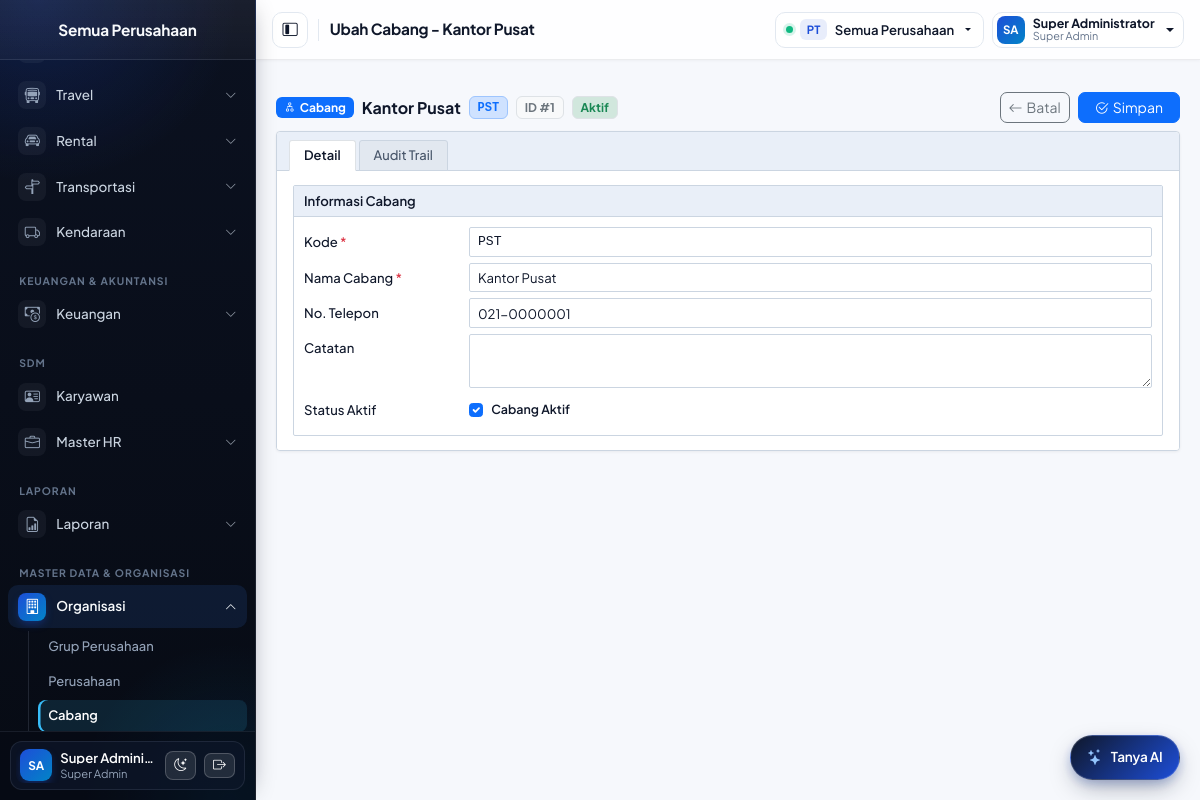
The app's page /pages/branches/form.php?id=1 (signed in), older data.
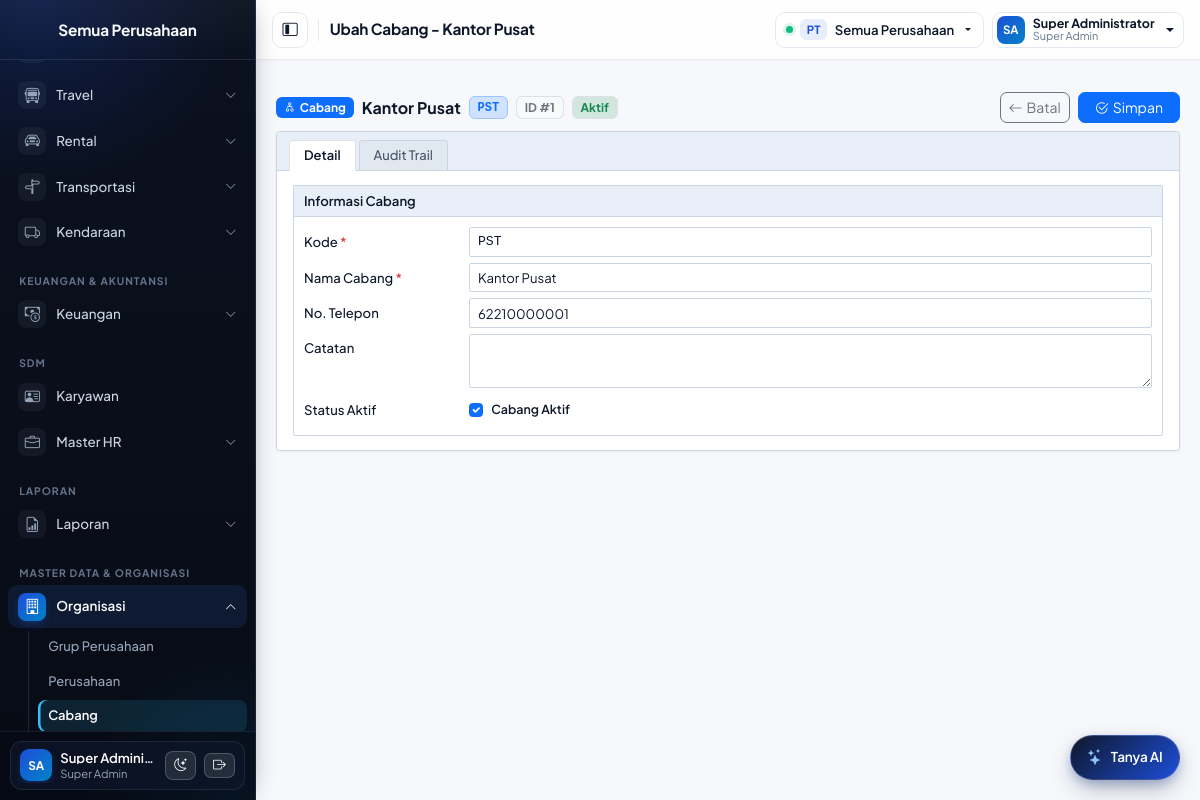
The same page, newer data.
### tables this page shows
CREATE TABLE `branches` (
  `id` INT(11) NOT NULL AUTO_INCREMENT,
  `company_id` INT(11) NOT NULL,
  `code` VARCHAR(15) NOT NULL,
  `name` VARCHAR(255) NOT NULL,
  `note` VARCHAR(2000) DEFAULT NULL,
  `phone_number` VARCHAR(20) DEFAULT NULL,
  `is_active` TINYINT(1) NOT NULL DEFAULT 1,
  `created_user` VARCHAR(255) DEFAULT NULL,
  `created_date` DATETIME NOT NULL DEFAULT CURRENT_TIMESTAMP,
  `modified_user` VARCHAR(255) DEFAULT NULL,
  `modified_date` DATETIME DEFAULT NULL,
  PRIMARY KEY (`id`),
  UNIQUE KEY `uq_branches_company_code` (`company_id`, `code`),
  CONSTRAINT `fk_branches_company` FOREIGN KEY (`company_id`) REFERENCES `companies` (`id`) ON DELETE RESTRICT
);

### includes/functions.php (called while the page is built, shortened)
<?php
function e(?string $s): string
{
    return htmlspecialchars((string) $s, ENT_QUOTES, 'UTF-8');
}

### includes/auth.php (called while the page is built, shortened)
<?php
function active_company_id(): ?int
{
    $id = $_SESSION['company_id'] ?? null;
    return $id === null ? null : (int) $id;
}

### pages/branches/form.php (the view, shortened to what the changed rows need)
<?php
$db = db();
$id = (int) ($_GET['id'] ?? $_POST['id'] ?? 0);
if ($id > 0) {
    $st = $db->prepare('SELECT * FROM branches WHERE id = ?');
    $st->bind_param('i', $id);
    $st->execute();
    $found = $st->get_result()->fetch_assoc();
    $row = $found;
}
require __DIR__ . '/../../includes/header.php';
?>
<main class="p-2 p-md-3">
    <div class="erp-window-card">
        <div class="erp-content-body">
            <form method="post" action="<?= e(APP_URL) ?>/pages/branches/form.php<?= $id > 0 ? '?id=' . $id : '' ?>" id="formBranch">
                <div class="tab-content" id="branchFormTabContent">
                    <div class="tab-pane fade show active" id="tab-branch-detail" role="tabpanel" aria-labelledby="tab-branch-detail-btn">
                        <div class="rnt-panel mb-0">
                            <div class="rnt-panel-body">
                                <div class="rnt-row">
                                    <div class="rnt-field">
                                        <input class="form-control form-control-sm text-uppercase font-monospace" id="code" name="code" maxlength="15" required value="<?= e($row['code']) ?>">
                                    </div>
                                </div>
                                <div class="rnt-row">
                                    <div class="rnt-field">
                                        <input class="form-control form-control-sm" id="name" name="name" maxlength="255" required value="<?= e($row['name']) ?>">
                                    </div>
                                </div>
                                <div class="rnt-row">
                                    <div class="rnt-field">
                                        <input class="form-control form-control-sm" id="phone_number" name="phone_number" maxlength="20" value="<?= e((string) ($row['phone_number'] ?? '')) ?>" placeholder="62812xxxxxxxx">
                                    </div>
                                </div>
                                <div class="rnt-row mb-0">
                                    <div class="rnt-field">
                                        <div class="rnt-check-wrap">
                                            <input class="form-check-input mt-0" type="checkbox" id="is_active" name="is_active" <?= $row['is_active'] ? 'checked' : '' ?>>
                                            <label class="form-check-label small fw-semibold" for="is_active">Cabang Aktif</label>
                                        </div>
                                    </div>
                                </div>
                            </div>
                        </div>
                    </div>
                </div>
            </form>
        </div>
    </div>
</main>
<?php require __DIR__ . '/../../includes/footer.php'; ?>

Row changes from the older to the newer data that the page shows:
changed branches "PST": phone_number "021-0000001" → "62210000001"
